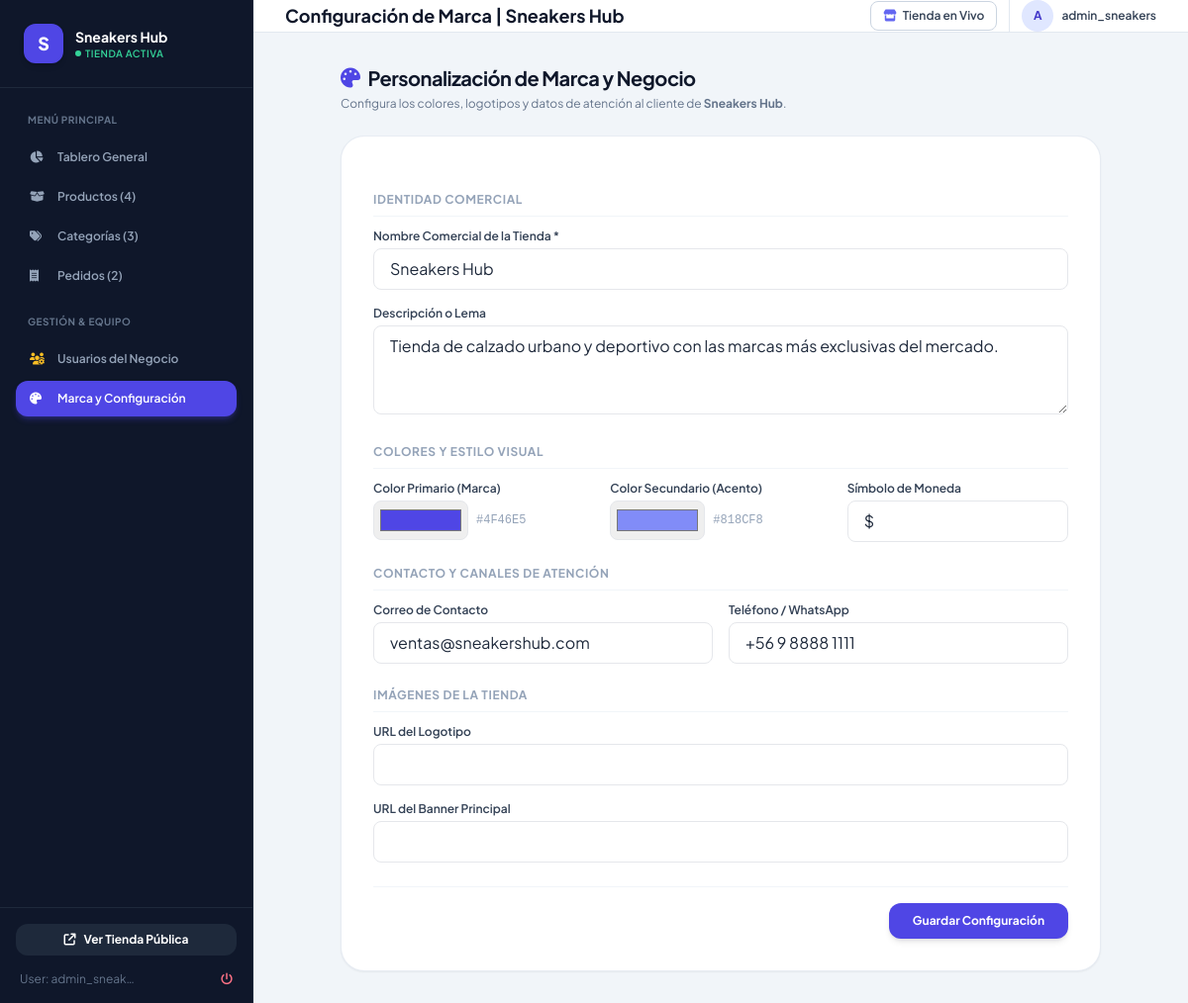
Screenshot of /store/sneakers-hub/admin/settings/ (signed in) with the database file from the repository.
### tenants/models.py (models this page shows, shortened)
class Tenant(models.Model):
    name = models.CharField(max_length=150, help_text="Nombre comercial de la tienda")
    slug = models.SlugField(max_length=150, unique=True, help_text="Identificador único para la URL (ej: mi-tienda)")
    description = models.TextField(blank=True, default="", help_text="Descripción o lema de la tienda")
    primary_color = models.CharField(max_length=20, default="#4F46E5", help_text="Color primario en formato HEX (ej: #4F46E5)")
    secondary_color = models.CharField(max_length=20, default="#06B6D4", help_text="Color secundario o de acento HEX")
    logo_url = models.CharField(max_length=500, blank=True, default="", help_text="URL o enlace del logo")
    banner_url = models.CharField(max_length=500, blank=True, default="", help_text="URL o enlace del banner principal")
    contact_email = models.EmailField(blank=True, default="")
    contact_phone = models.CharField(max_length=50, blank=True, default="")
    currency_symbol = models.CharField(max_length=10, default="$", help_text="Símbolo de moneda (ej: $, USD, €, CLP)")
    is_active = models.BooleanField(default=True, help_text="Si la tienda está activa y accesible al público")
    owner = models.ForeignKey(
        User,
        on_delete=models.SET_NULL,
        null=True,
        blank=True,
        related_name="owned_tenants",
        help_text="Usuario propietario/creador principal"
    )
    created_at = models.DateTimeField(auto_now_add=True)
    updated_at = models.DateTimeField(auto_now=True)
    class Meta:
        ordering = ['-created_at']
        verbose_name = 'Tenant / Tienda'
        verbose_name_plural = 'Tenants / Tiendas'

### tenants/views.py (the view)
    def _wrapped(request, slug, *args, **kwargs):
        tenant = get_object_or_404(Tenant, slug=slug)
        if not user_can_admin_tenant(request.user, tenant):
            if not request.user.is_authenticated:
                return redirect(f"/login/?next=/store/{slug}/admin/")
            return render(request, 'tenant_admin/forbidden.html', {'tenant': tenant}, status=403)
        return view_func(request, tenant, *args, **kwargs)

### tenants/utils.py (called while the page is built)
def user_can_admin_tenant(user, tenant):
    if not user.is_authenticated:
        return False
    if user.is_superuser:
        return True
    return TenantMembership.objects.filter(
        tenant=tenant,
        user=user,
        role=TenantMembership.ROLE_ADMIN,
        is_active=True
    ).exists()

### tenants/views.py (called while the page is built)
def tenant_admin_required(view_func):
    def _wrapped(request, slug, *args, **kwargs):
        tenant = get_object_or_404(Tenant, slug=slug)
        if not user_can_admin_tenant(request.user, tenant):
            if not request.user.is_authenticated:
                return redirect(f"/login/?next=/store/{slug}/admin/")
            return render(request, 'tenant_admin/forbidden.html', {'tenant': tenant}, status=403)
        return view_func(request, tenant, *args, **kwargs)
    return _wrapped

@tenant_admin_required
def tenant_admin_settings(request, tenant):
    if request.method == 'POST':
        form = TenantSettingsForm(request.POST, instance=tenant)
        if form.is_valid():
            form.save()
            messages.success(request, "Configuración e imagen de marca guardadas correctamente.")
            return redirect('tenant_admin_settings', slug=tenant.slug)
    else:
        form = TenantSettingsForm(instance=tenant)
    context = {
        'tenant': tenant,
        'form': form,
        'active_tab': 'settings',
    }
    return render(request, 'tenant_admin/settings.html', context)

### templates/tenant_admin/settings.html (shortened to what this page needs)
{% extends "tenant_admin/base_tenant_admin.html" %}
{% block page_title %}Configuración de Marca | {{ tenant.name }}{% endblock %}
{% block admin_content %}
<div class="max-w-3xl mx-auto space-y-6">
    <div class="flex items-center justify-between">
        <div>
            <h2 class="text-xl font-bold text-slate-900 tracking-tight flex items-center gap-2">
                <i class="fa-solid fa-palette text-indigo-600"></i> Personalización de Marca y Negocio
            </h2>
            <p class="text-xs text-slate-500 mt-1">Configura los colores, logotipos y datos de atención al cliente de <strong>{{ tenant.name }}</strong>.</p>
        </div>
    </div>
    <div class="bg-white p-6 sm:p-8 rounded-3xl border border-slate-200/80 shadow-sm">
        <form method="POST" class="space-y-6">
            <div>
                <h3 class="text-xs font-bold uppercase tracking-wider text-slate-400 mb-3 pb-2 border-b border-slate-100">
                    Identidad Comercial
                </h3>
                <div class="space-y-4">
                    <div>
                        <label class="block text-xs font-semibold text-slate-700 mb-1">Nombre Comercial de la Tienda *</label>
                        {{ form.name }}
                    </div>
                    <div>
                        <label class="block text-xs font-semibold text-slate-700 mb-1">Descripción o Lema</label>
                        {{ form.description }}
                    </div>
                </div>
            </div>
            <div>
                <h3 class="text-xs font-bold uppercase tracking-wider text-slate-400 mb-3 pb-2 border-b border-slate-100">
                    Colores y Estilo Visual
                </h3>
                <div class="grid grid-cols-1 sm:grid-cols-3 gap-4">
                    <div>
                        <label class="block text-xs font-semibold text-slate-700 mb-1">Color Primario (Marca)</label>
                        <div class="flex items-center gap-2">
                            {{ form.primary_color }}
                            <span class="text-xs text-slate-400 font-mono">{{ tenant.primary_color }}</span>
                        </div>
                    </div>
                    <div>
                        <label class="block text-xs font-semibold text-slate-700 mb-1">Color Secundario (Acento)</label>
                        <div class="flex items-center gap-2">
                            {{ form.secondary_color }}
                            <span class="text-xs text-slate-400 font-mono">{{ tenant.secondary_color }}</span>
                        </div>
                    </div>
                    <div>
                        <label class="block text-xs font-semibold text-slate-700 mb-1">Símbolo de Moneda</label>
                        {{ form.currency_symbol }}
                    </div>
                </div>
            </div>
            <div>
                <h3 class="text-xs font-bold uppercase tracking-wider text-slate-400 mb-3 pb-2 border-b border-slate-100">
                    Contacto y Canales de Atención
                </h3>
                <div class="grid grid-cols-1 sm:grid-cols-2 gap-4">
                    <div>
                        <label class="block text-xs font-semibold text-slate-700 mb-1">Correo de Contacto</label>
                        {{ form.contact_email }}
                    </div>
                    <div>
                        <label class="block text-xs font-semibold text-slate-700 mb-1">Teléfono / WhatsApp</label>
                        {{ form.contact_phone }}
                    </div>
                </div>
            </div>
            <div>
                <h3 class="text-xs font-bold uppercase tracking-wider text-slate-400 mb-3 pb-2 border-b border-slate-100">
                    Imágenes de la Tienda
                </h3>
                <div class="space-y-4">
                    <div>
                        <label class="block text-xs font-semibold text-slate-700 mb-1">URL del Logotipo</label>
                        {{ form.logo_url }}
                    </div>
                    <div>
                        <label class="block text-xs font-semibold text-slate-700 mb-1">URL del Banner Principal</label>
                        {{ form.banner_url }}
                    </div>
                </div>
            </div>
            <div class="flex items-center justify-end gap-3 pt-4 border-t border-slate-100">
                <button type="submit" class="px-6 py-2.5 rounded-xl text-xs font-bold text-white bg-indigo-600 hover:bg-indigo-700 shadow-md transition-all">
                    Guardar Configuración
                </button>
            </div>
        </form>
    </div>
</div>
{% endblock %}

### templates/tenant_admin/base_tenant_admin.html (shortened to what this page needs)
{% extends "base.html" %}
{% block layout %}
<div class="min-h-full flex bg-slate-100 text-slate-800">
    <aside class="w-64 bg-slate-900 text-slate-300 flex-shrink-0 flex flex-col justify-between hidden md:flex border-r border-slate-800">
        <div>
            <div class="p-6 border-b border-slate-800">
                <div class="flex items-center gap-3">
                    <div class="w-10 h-10 rounded-xl flex items-center justify-center text-white font-extrabold text-lg shadow-md" style="background-color: {{ tenant.primary_color }};">
                        {{ tenant.name|slice:":1" }}
                    </div>
                    <div class="overflow-hidden">
                        <h2 class="text-sm font-bold text-white truncate">{{ tenant.name }}</h2>
                        <span class="text-[10px] font-semibold tracking-wider uppercase text-emerald-400 flex items-center gap-1">
                            <span class="w-1.5 h-1.5 rounded-full bg-emerald-400"></span> Tienda Activa
                        </span>
                    </div>
                </div>
            </div>
            <nav class="p-4 space-y-1 text-xs font-semibold">
                <div class="px-3 py-2 text-[10px] font-bold text-slate-500 uppercase tracking-wider">Menú Principal</div>
                <a href="{% url 'tenant_admin_dashboard' slug=tenant.slug %}"
                    class="flex items-center gap-3 px-3.5 py-2.5 rounded-xl transition-all {% if active_tab == 'dashboard' %}bg-indigo-600 text-white shadow-md shadow-indigo-600/30{% else %}text-slate-400 hover:text-white hover:bg-slate-800{% endif %}">
                    <i class="fa-solid fa-chart-pie w-4"></i>
                    <span>Tablero General</span>
                </a>
                <a href="{% url 'tenant_admin_products' slug=tenant.slug %}"
                    class="flex items-center gap-3 px-3.5 py-2.5 rounded-xl transition-all {% if active_tab == 'products' %}bg-indigo-600 text-white shadow-md shadow-indigo-600/30{% else %}text-slate-400 hover:text-white hover:bg-slate-800{% endif %}">
                    <i class="fa-solid fa-box-open w-4"></i>
                    <span>Productos ({{ tenant.products.count }})</span>
                </a>
                <a href="{% url 'tenant_admin_categories' slug=tenant.slug %}"
                    class="flex items-center gap-3 px-3.5 py-2.5 rounded-xl transition-all {% if active_tab == 'categories' %}bg-indigo-600 text-white shadow-md shadow-indigo-600/30{% else %}text-slate-400 hover:text-white hover:bg-slate-800{% endif %}">
                    <i class="fa-solid fa-tags w-4"></i>
                    <span>Categorías ({{ tenant.categories.count }})</span>
                </a>
                <a href="{% url 'tenant_admin_orders' slug=tenant.slug %}"
                    class="flex items-center gap-3 px-3.5 py-2.5 rounded-xl transition-all {% if active_tab == 'orders' %}bg-indigo-600 text-white shadow-md shadow-indigo-600/30{% else %}text-slate-400 hover:text-white hover:bg-slate-800{% endif %}">
                    <i class="fa-solid fa-receipt w-4"></i>
                    <span>Pedidos ({{ tenant.orders.count }})</span>
                </a>
                <div class="px-3 pt-4 pb-2 text-[10px] font-bold text-slate-500 uppercase tracking-wider">Gestión & Equipo</div>
                <a href="{% url 'tenant_admin_users' slug=tenant.slug %}"
                    class="flex items-center gap-3 px-3.5 py-2.5 rounded-xl transition-all {% if active_tab == 'users' %}bg-indigo-600 text-white shadow-md shadow-indigo-600/30{% else %}text-slate-400 hover:text-white hover:bg-slate-800{% endif %}">
                    <i class="fa-solid fa-users-gear w-4 text-amber-400"></i>
                    <span>Usuarios del Negocio</span>
                </a>
                <a href="{% url 'tenant_admin_settings' slug=tenant.slug %}"
                    class="flex items-center gap-3 px-3.5 py-2.5 rounded-xl transition-all {% if active_tab == 'settings' %}bg-indigo-600 text-white shadow-md shadow-indigo-600/30{% else %}text-slate-400 hover:text-white hover:bg-slate-800{% endif %}">
                    <i class="fa-solid fa-palette w-4"></i>
                    <span>Marca y Configuración</span>
                </a>
            </nav>
        </div>
        <div class="p-4 border-t border-slate-800 space-y-2">
            <a href="{% url 'storefront_view' slug=tenant.slug %}" target="_blank" class="w-full flex items-center justify-center gap-2 py-2 px-3 rounded-xl text-xs font-bold text-white bg-slate-800 hover:bg-slate-700 transition-colors">
                <i class="fa-solid fa-arrow-up-right-from-square"></i> Ver Tienda Pública
            </a>
            <div class="flex items-center justify-between pt-2 px-1 text-xs text-slate-500">
                <span class="truncate max-w-[120px]">User: {{ request.user.username }}</span>
                <a href="{% url 'logout' %}" class="text-rose-400 hover:text-rose-300 transition-colors" title="Cerrar Sesión">
                    <i class="fa-solid fa-power-off"></i>
                </a>
            </div>
        </div>
    </aside>
    <div class="flex-1 flex flex-col min-w-0 overflow-y-auto">
        <header class="bg-white border-b border-slate-200 h-16 flex items-center justify-between px-4 sm:px-8 sticky top-0 z-20">
            <div class="flex items-center gap-3">
                <h1 class="text-base sm:text-lg font-bold text-slate-900 flex items-center gap-2">
                    {% block page_title %}Administración de Tienda{% endblock %}
                </h1>
            </div>
            <div class="flex items-center gap-3">
                <a href="{% url 'storefront_view' slug=tenant.slug %}" target="_blank" class="hidden sm:inline-flex items-center gap-1.5 text-xs font-semibold px-3 py-1.5 rounded-lg border border-slate-300 text-slate-700 hover:bg-slate-50 transition-colors">
                    <i class="fa-solid fa-store text-indigo-500"></i> Tienda en Vivo
                </a>
                <div class="flex items-center gap-2 pl-3 border-l border-slate-200">
                    <div class="w-8 h-8 rounded-full bg-indigo-100 text-indigo-700 flex items-center justify-center font-bold text-xs">
                        {{ request.user.username|slice:":1"|upper }}
                    </div>
                    <span class="text-xs font-semibold text-slate-700 hidden sm:inline">{{ request.user.username }}</span>
                </div>
            </div>
        </header>
        <main class="p-4 sm:p-8 flex-1">
            {% block admin_content %}{% endblock %}
        </main>
    </div>
</div>
{% endblock %}

### templates/base.html (style rules this page uses)
body { font-family: 'Plus Jakarta Sans', sans-serif; }

### rows the page displays
Tenant: name "S", name "Sneakers Hub", products.count "4", categories.count "3", orders.count "2", description "Tienda de calzado urbano y deportivo con las marcas más exclusivas del mercado.", primary_color "#4f46e5", primary_color "#4F46E5", secondary_color "#818cf8", secondary_color "#818CF8", currency_symbol "$", contact_email "ventas@sneakershub.com", contact_phone "+56 9 8888 1111"

### other values shown
{{ request.user.username }} "admin_sneak…"
{{ request.user.username|slice:":1"|upper }} "A"
{{ request.user.username }} "admin_sneakers"
